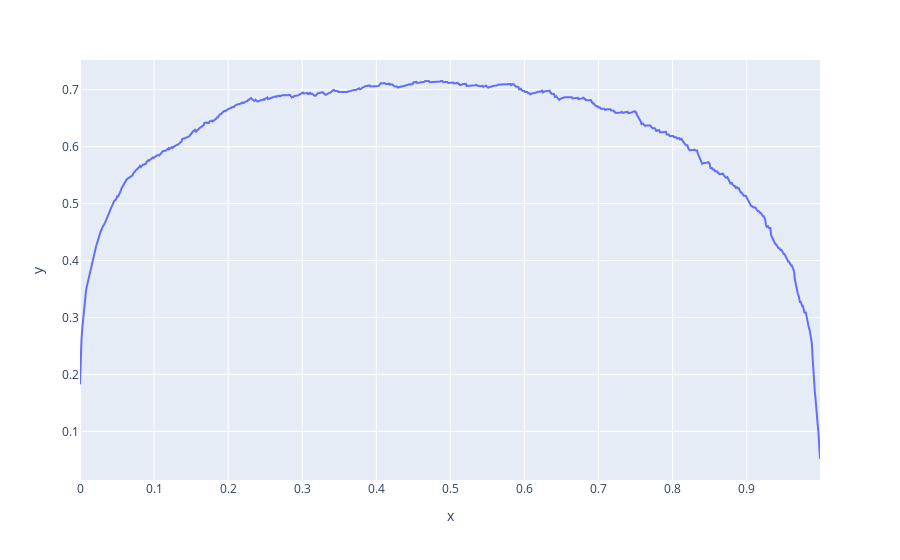

This figure's notebook cell:
### Code cell
fig = px.line(x = np.arange(0,1,0.001), y = [rew(t) for t in np.arange(0,1,0.001)])
fig.show()

### Figure 1 — Plotly figure (JSON) as saved in the notebook; plotly's stock layout.template omitted (floating-point values rounded to 4 significant figures; data arrays with more than 128 entries replaced by an {"elided": "..."} marker saying what was removed)
{"data": [{"hovertemplate": "x=%{x}<br>y=%{y}<extra></extra>", "legendgroup": "", "line": {"color": "#636efa", "dash": "solid"}, "marker": {"symbol": "circle"}, "mode": "lines", "name": "", "orientation": "v", "showlegend": false, "type": "scatter", "x": {"elided": "1000 float values"}, "xaxis": "x", "y": {"elided": "1000 float values"}, "yaxis": "y"}], "layout": {"legend": {"tracegroupgap": 0}, "margin": {"t": 60}, "xaxis": {"anchor": "y", "domain": [0, 1], "title": {"text": "x"}}, "yaxis": {"anchor": "x", "domain": [0, 1], "title": {"text": "y"}}}}
